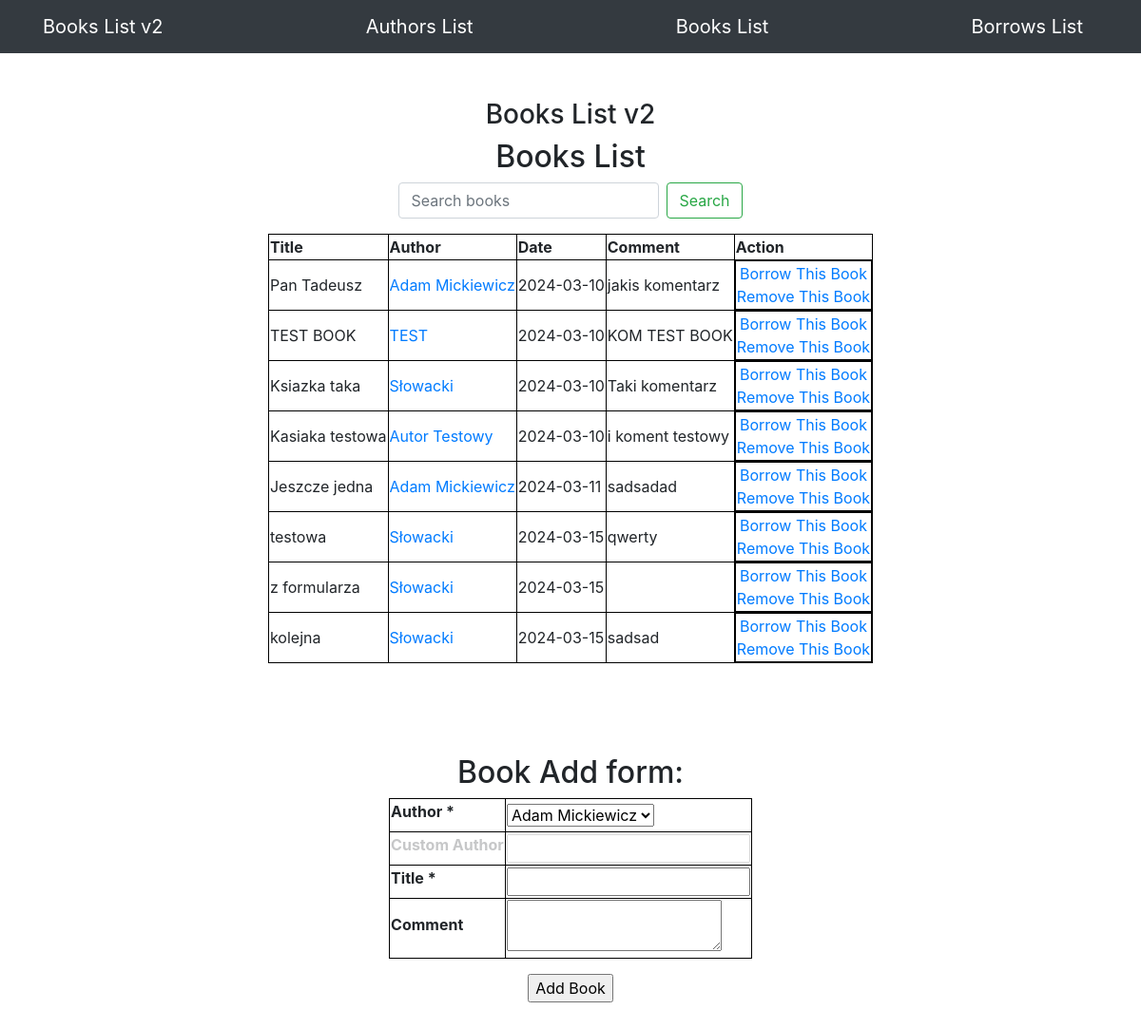
/books/, run on an earlier commit of the app's database.
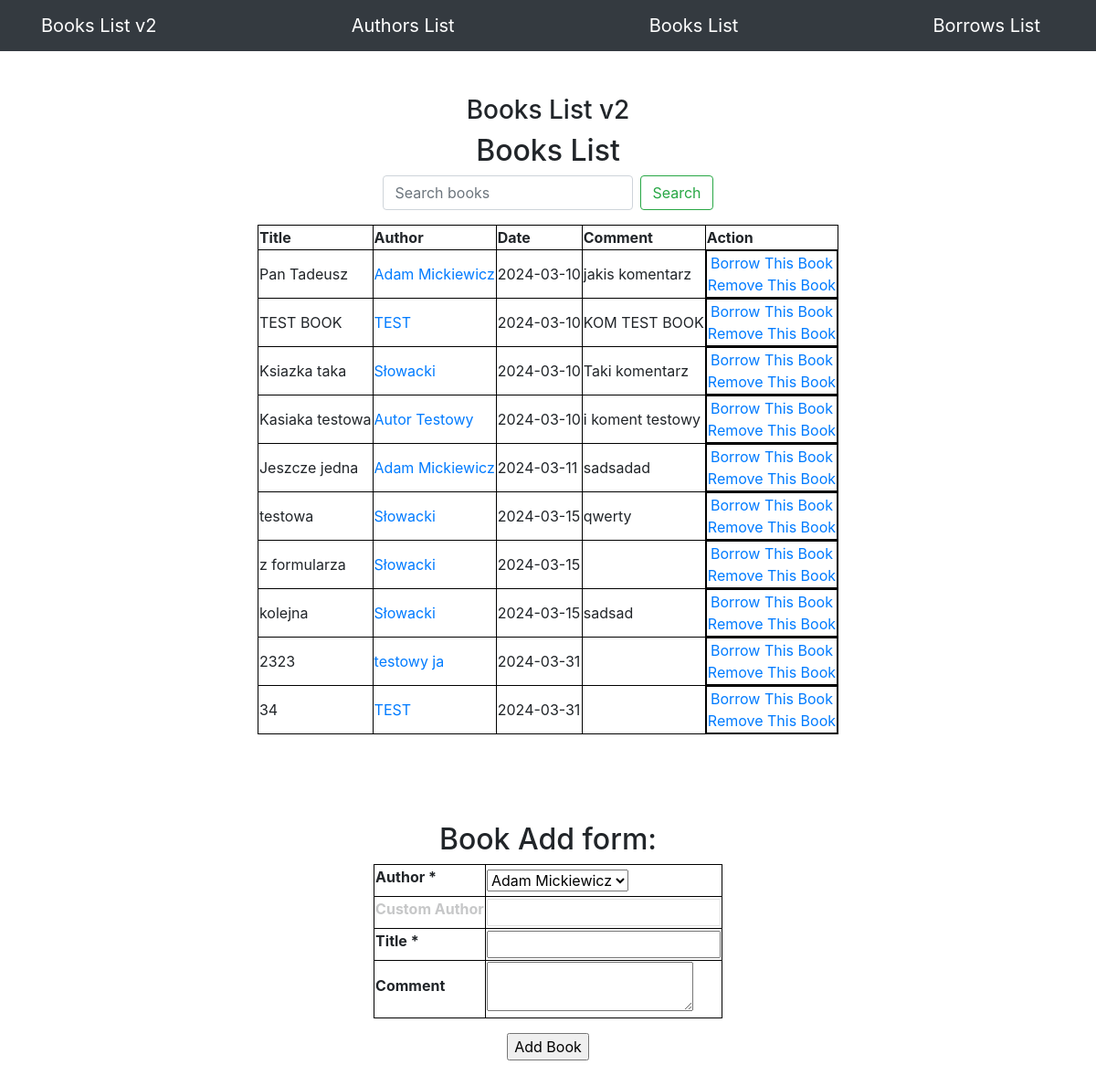
And on a later commit of the database.
### app/models.py (models this page shows, shortened)
class Book(db.Model):
    id = db.Column(db.Integer, primary_key=True)
    title = db.Column(db.String(100), index=True)
    date = db.Column(db.String(100), index=True, default=datetime.today().strftime('%Y-%m-%d'))
    comment = db.Column(db.String(100), index=True)
    author_id = db.Column(db.Integer, db.ForeignKey('author.id'))
    borrows = db.relationship("Borrow", back_populates="book")

class Author(db.Model):
    id = db.Column(db.Integer, primary_key=True)
    name = db.Column(db.String(100), index=True, unique=True)
    comment = db.Column(db.String(100), index=True)
    books = db.relationship("Book", backref="author")

### app/routes.py (the view)
@app.route('/books/', methods=["GET"])
def books_view():
    authors = Author.query.all()
    author_name = request.args.get('author')
    search_query = request.args.get('search')
    form = AuthorAndBookForm(authors, author=author_name, extra_validators=[length_validator])
    author = None
    if author_name:
        author = Author.query.filter_by(name=author_name).first()
        if author:
            books = Book.query.filter_by(author_id=author.id).all()
        else:
            books = []
    elif search_query:
        books = Book.query.filter(Book.title.ilike(f"%{search_query}%")).all()
    else:
        books = Book.query.all()
    return render_template("books.html",
                           author=author,
                           form=form,
                           search=search_query,
                           books=books)

### app/forms.py (shortened to what this page needs)
class AuthorAndBookForm(FlaskForm):
    author = SelectField('Author', validators=[DataRequired()])
    customauthor = StringField('Custom Author', validators=[Optional()])
    title = StringField('Title', validators=[DataRequired()])
    comment = TextAreaField('Comment')
    def __init__(self, authors, extra_validators=None, *args, **kwargs):
        extra_validators = kwargs.pop('extra_validators', None)
        super(AuthorAndBookForm, self).__init__(*args, **kwargs)
        choices =  [author.name for author in authors] + ['custom']
        self.author.choices = choices
        self.authors_names = [author.name for author in authors]
        self.extra_validators = extra_validators

### app/templates/books.html (shortened to what this page needs)
{% extends "base.html" %}
{% block content %}
<div class="d-flex flex-column justify-content-center align-items-center">
    <div class="col-lg-12 text-center d-flex flex-column justify-content-center align-items-center">
        <h3 class="mt-5">Books List v2</h3>
        <h2>Books List</h2>
        <form class="form-inline mb-3" action="/books/" method="GET">
            <input class="form-control mr-sm-2" type="text" value="{% if search_query %}{{ search_query }}{% endif %}" placeholder="Search books" aria-label="Search books" name="search">
            <button class="btn btn-outline-success" type="submit">Search</button>
        </form>
    </div>
    {% if books %}
    <table class="mb-5">
        <thead>
        <th>Title</th>
        <th>Author</th>
        <th>Date</th>
        <th>Comment</th>
        <th>Action</th>
        </thead>
        {% for book in books %}
        <tr>
            <td>{{ book.title }}</a></td>
            <td><a href="/books/?author={{ book.author.name }}">{{ book.author.name }}</a></td>
            <td>{{ book.date }}</td>
            <td>{{ book.comment }}</td>
            <td class="d-flex flex-column justify-content-center align-items-center">
                <a href="/addborrow/{{ loop.index }}">Borrow This Book</a>
                <a href="/removebook/{{ book.id }}">Remove This Book</a>
            </td>
        </tr>
        {% endfor %}
    {% else %}
        <h3>Nothing was found.</h3>
    {% endif %}
    </table>
    <div class="d-flex flex-column justify-content-center align-items-center">
        <h2 class="mt-5">Book Add form:</h2>
        <form class="d-flex flex-column justify-content-center align-items-center mb-5" method="POST" action="/addbook/">
            <table class="mb-3">
                {% for field in form if field.widget.input_type != 'hidden' %}
                    <tr class={{ field.id }}>
                        <th>{{ field.label }} {% if field.flags.required %}*{% endif %}</th>
                        <td>{{ field(id=field.id) }}</td>
                    </tr>
                {% endfor %}
            </table>
            <input type="submit" value="Add Book">
        </form>
    </div>
</div>
{% endblock %}

What changed in the data, as far as the page shows it:
added Book: title "2323", author.name "testowy ja", date "2024-03-31"
added Book: title "34", author.name "TEST", date "2024-03-31"
